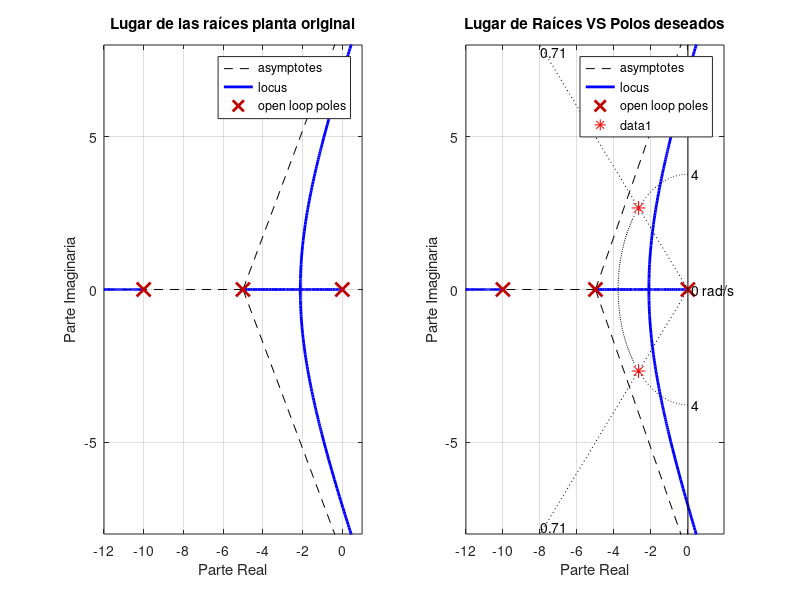

MATLAB code for this plot: (Note: this script raises an error after producing the figure.)
% Limpia el entorno
close all;
clear;
clc;

%% Análisis de la planta y LGR
% Definimos la variable de Laplace
s = tf('s');

% Definimos la planta
G = (25)/(s*(s^2+15*s+50));
% Realimentación unitaria
H = 1;

% Polos y ceros en lazo abierto
polos_LA = pole(G*H);
ceros_LA = zero(G*H);

% Figura para el lugar de raíces
figure('Name', 'Lugar de las Raíces');

% Primer subplot: Lugar de raíces de la planta original
subplot(1, 2, 1);
rlocus(G*H);
axis([-12 1 -8 8]);
grid on;
xlabel('Parte Real');
ylabel('Parte Imaginaria');
title('Lugar de las raíces planta original');

%% Especificaciones y polos deseados
% Especificaciones
ts = 1.5;
Mp = 4.33 / 100;
ess = 0.5;
% Xi y Wn
xi = sqrt((log(Mp)^2) / (pi^2 + log(Mp)^2));
Wn = (4) / (xi * ts);

% Polos deseados
Pd1 = -xi * Wn + 1i * Wn * sqrt(1 - xi^2);
Pd2 = -xi * Wn - 1i * Wn * sqrt(1 - xi^2);

%% Comprobación de polos deseados en el LGR
% Segundo subplot: Lugar de raíces con polos deseados
subplot(1, 2, 2);
rlocus(G*H);
axis([-12 1 -8 8]); 
sgrid(xi, Wn); % Agregar especificaciones de xi y Wn
xlabel('Parte Real');
ylabel('Parte Imaginaria');
title('Lugar de Raíces VS Polos deseados');

% Añadir polos deseados
hold on;
plot(real([Pd1, Pd2]), imag([Pd1, Pd2]), 'r*', 'MarkerSize', 10);
xline(0, '--k', 'LineWidth', 0.5); % Línea en el eje imaginario
hold off;

% Comprobacion metodo del argumento

% Distancias
Pd1_real = abs(real(Pd1));
Pd1_imaginario = abs(imag(Pd1));

polo1_LA_real = abs(real(polos_LA(1)));
polo2_LA_real = abs(real(polos_LA(2)));
polo3_LA_real = abs(real(polos_LA(3)));

% Angulos 
theta1 = 180-atan2d(Pd1_imaginario,Pd1_real);
theta2 = atan2d(Pd1_imaginario,polo3_LA_real-Pd1_real);
theta3 = atan2d(Pd1_imaginario,polo2_LA_real-Pd1_real);

% Criterio del argumento

critArg = (0-(theta1+theta2+theta3));

fprintf('Criterio del argumento: %.4f\n',critArg);
disp('');

% Angulo a aportar por el compensador

alpha = -180-critArg;

fprintf('Angulo a aportar por el compensador: %.4f\n',alpha);
disp('');

%% Diseno compensador

% Metodo cancelacion polo cero

% Cancelamos el polo en -5
b_adelanto = 5;

% buscamos beta para poder trabajar con el triangulo
% gamma es el angulo opuesto a beta y alpha
gamma = 180 - theta2;
beta = 180 - gamma - alpha;

% definimos h como la hipotenusa del triangulo
h = (Pd1_imaginario)/(sind(beta));
% definimos y como la base del triangulo
y = cosd(beta)*h;

% Calculamos la variable a de nuestro compensador

a_adelanto = y + Pd1_real;

G_adelanto_sin_K = (s+b_adelanto)/(s+a_adelanto);

%% Calculo de la ganancia

% Con rlocfind

[K_rlocfind, polos_LC_rlocfind] = rlocfind(G_adelanto_sin_K*G*H,Pd1);


% Criterio del modulo

% Distancias
% l2 seria igual a l3 ya que son polo y cero, necesitamos l1, l4 y l5
l1 = sqrt((Pd1_imaginario)^2+(Pd1_real)^2);
l4 = sqrt((Pd1_imaginario)^2+(polo2_LA_real-Pd1_real)^2);
l5 = sqrt((Pd1_imaginario)^2+(a_adelanto-Pd1_real)^2);

K_total = l1*l4*l5;
K_modulo = K_total/25;

%% Comprobacion Error ess

% Funcion tipo 1 error ess = 1/Kv

KGH = K_rlocfind*G_adelanto_sin_K*G*H;

Kv = dcgain(s * KGH); %evalua cuadno s tiende a cero

ess_1 = 1/Kv;

if ess_1 <= ess
    disp(['El error ess es menor o igual al solicitado ' ...
        'en las especificaciones']);
    disp('');
else
    disp(['El error ess es mayor que el solicitado, necesita compensador de' ...
        'retraso']);
    disp(' ');
end

%% Diseno compensador retraso

% En este caso no es necesario compensador de retraso

%% Comprobacion del sistema aplciando el(los) compensadores

% Podemos comprobar de 3 formas los resultados
% a) Analisis de polos y ceros
% b) Funcion step()
% c) Mediante simulacion en Simulink

% a) Analisis de polos y ceros

% Utilizamos feedback para crear la fdt en lazo cerrado

fdt_LC = feedback(K_rlocfind*G_adelanto_sin_K*G,H);

polos_LC = pole(fdt_LC);
ceros_LC = zero(fdt_LC);

disp(polos_LC);
disp(' ');
disp(ceros_LC);
disp(' ');


% b) Funcion step()

figure('Name','Test sistema de control');
step(fdt_LC,'b');
title('Respuesta entrada escalon');
hold on;

% Marcamos lineas de interes en el grafico
axis([0 3 0 1.3]);
plot([0 5],[1+Mp 1+Mp],'r--'); % Maximo sobre impulso premitido
plot([0 5],[1.02 1.02],'g--'); % Margen superior del 2%
plot([0 5],[0.98 0.98],'g--'); % Margen inferior del 2%
plot([ts ts],[0 2],'k--');   % Linea que marca ts

% Variables para la simulacion de simulink

final_escalon = 1;